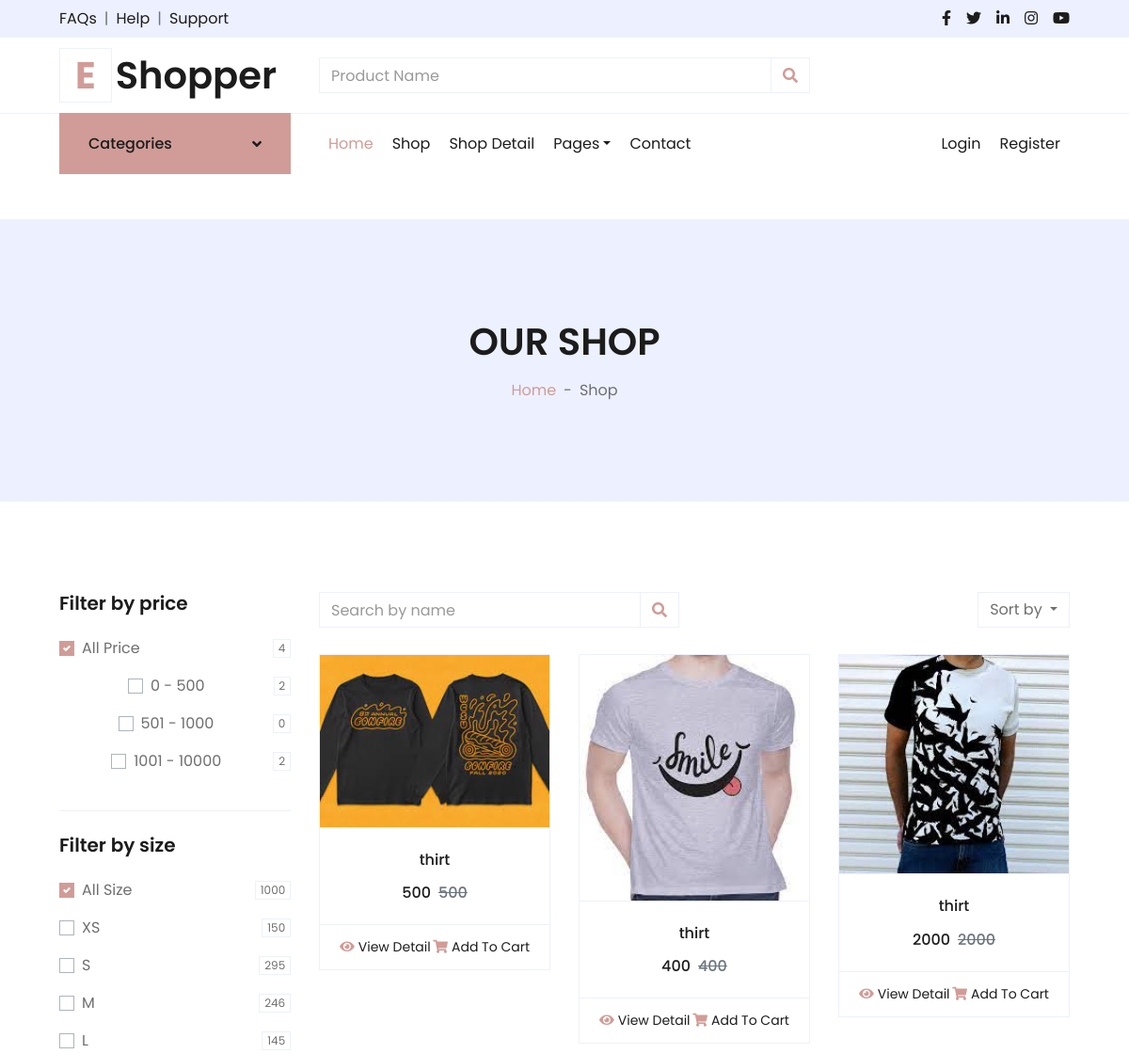
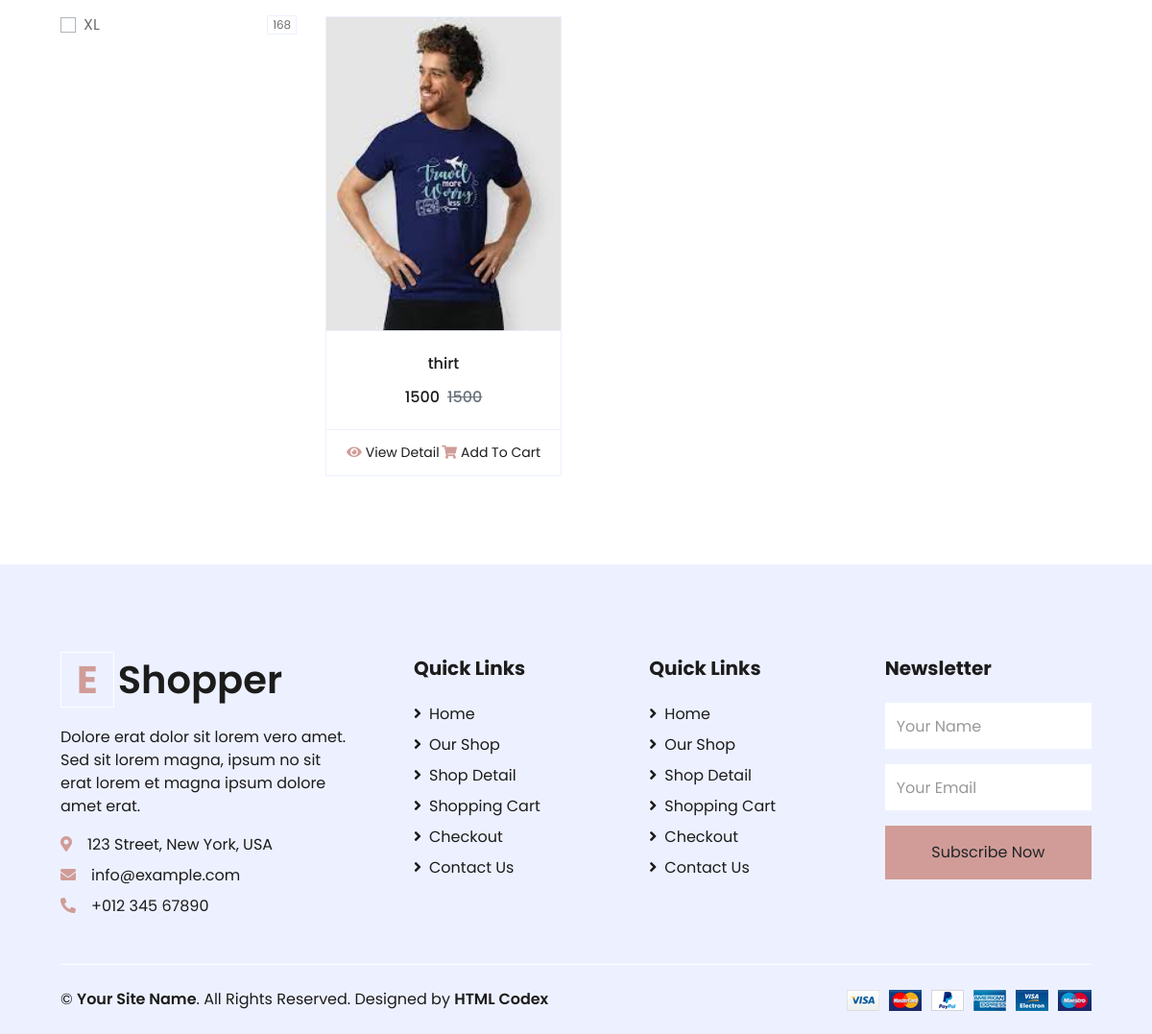
The app's page /shop/ with its own data (2 pictures, top to bottom).
### myapp/models.py (models this page shows, shortened)
class Product(models.Model):
	category=(
		('men','men'),
		('women','women'),
		('kid','kid'),
		)
	size=(
		('s','s'),
		('m','m'),
		('l','l'),
		('xl','xl'),
		('xxl','xxl'),
		('xxxl','xxxl'),
		)
	seller=models.ForeignKey(User,on_delete=models.CASCADE)
	product_category=models.CharField(max_length=100,choices=category)
	product_name=models.CharField(max_length=100)
	product_price=models.PositiveIntegerField()
	product_desc=models.TextField()
	product_size=models.CharField(max_length=100,choices=size)
	product_image=models.ImageField(upload_to="product_pic/")

### myapp/views.py (the view)
# urls.py: path('shop/',views.shop,name='shop'),
def  shop(request):
	products=Product.objects.all()
	products500=Product.objects.filter(product_price__range=(0,500))
	products1000=Product.objects.filter(product_price__range=(501,1000))
	products1001=Product.objects.filter(product_price__range=(1001,10000))
	return render(request,'shop.html',{'products':products,'products500':products500,'products1000':products1000,'products1001':products1001})

### myapp/templates/shop.html (shortened to what this page needs)
{% extends 'header.html' %}
{% load static %}
{% block content %}
<!DOCTYPE html>
<html lang="en">
<head>
</head>
<body>
    <div class="container-fluid bg-secondary mb-5">
        <div class="d-flex flex-column align-items-center justify-content-center" style="min-height: 300px">
            <h1 class="font-weight-semi-bold text-uppercase mb-3">Our Shop</h1>
            <div class="d-inline-flex">
                <p class="m-0"><a href="">Home</a></p>
                <p class="m-0 px-2">-</p>
                <p class="m-0">Shop</p>
            </div>
        </div>
    </div>
    <div class="container-fluid pt-5">
        <div class="row px-xl-5">
            <div class="col-lg-3 col-md-12">
                <div class="border-bottom mb-4 pb-4">
                    <h5 class="font-weight-semi-bold mb-4">Filter by price</h5>
                        <div class="custom-control custom-checkbox d-flex align-items-center justify-content-between mb-3">
                            <label class="custom-control-label" for="price-all">All Price</label>
                            <span class="badge border font-weight-normal">{{products.count}}</span>
                        </div>
                        <div class="custom-control custom-checkbox d-flex align-items-center justify-content-between mb-3">
                            <label class="custom-control-label" for="price-1">0 - 500</label>
                            <span class="badge border font-weight-normal">{{products500.count}}</span>
                        </div>
                        <div class="custom-control custom-checkbox d-flex align-items-center justify-content-between mb-3">
                            <label class="custom-control-label" for="price-2">501 - 1000</label>
                            <span class="badge border font-weight-normal">{{products1000.count}}</span>
                        </div>
                        <div class="custom-control custom-checkbox d-flex align-items-center justify-content-between mb-3">
                            <label class="custom-control-label" for="price-3">1001 - 10000</label>
                            <span class="badge border font-weight-normal">{{products1001.count}}</span>
                        </div>
                </div>
                <div class="mb-5">
                    <h5 class="font-weight-semi-bold mb-4">Filter by size</h5>
                    <form>
                        <div class="custom-control custom-checkbox d-flex align-items-center justify-content-between mb-3">
                            <label class="custom-control-label" for="size-all">All Size</label>
                            <span class="badge border font-weight-normal">1000</span>
                        </div>
                        <div class="custom-control custom-checkbox d-flex align-items-center justify-content-between mb-3">
                            <label class="custom-control-label" for="size-1">XS</label>
                            <span class="badge border font-weight-normal">150</span>
                        </div>
                        <div class="custom-control custom-checkbox d-flex align-items-center justify-content-between mb-3">
                            <label class="custom-control-label" for="size-2">S</label>
                            <span class="badge border font-weight-normal">295</span>
                        </div>
                        <div class="custom-control custom-checkbox d-flex align-items-center justify-content-between mb-3">
                            <label class="custom-control-label" for="size-3">M</label>
                            <span class="badge border font-weight-normal">246</span>
                        </div>
                        <div class="custom-control custom-checkbox d-flex align-items-center justify-content-between mb-3">
                            <label class="custom-control-label" for="size-4">L</label>
                            <span class="badge border font-weight-normal">145</span>
                        </div>
                        <div class="custom-control custom-checkbox d-flex align-items-center justify-content-between">
                            <label class="custom-control-label" for="size-5">XL</label>
                            <span class="badge border font-weight-normal">168</span>
                        </div>
                    </form>
                </div>
            </div>
            <div class="col-lg-9 col-md-12">
                <div class="row pb-3">
                    <div class="col-12 pb-1">
                        <div class="d-flex align-items-center justify-content-between mb-4">
                            <form action="">
                                <div class="input-group">
                                    <input type="text" class="form-control" placeholder="Search by name">
                                    <div class="input-group-append">
                                        <span class="input-group-text bg-transparent text-primary">
                                            <i class="fa fa-search"></i>
                                        </span>
                                    </div>
                                </div>
                            </form>
                            <div class="dropdown ml-4">
                                <button class="btn border dropdown-toggle" type="button" id="triggerId" data-toggle="dropdown" aria-haspopup="true"
                                        aria-expanded="false">
                                            Sort by
                                        </button>
                            </div>
                        </div>
                    </div>
                    {% for i in products %}
                    <div class="col-lg-4 col-md-6 col-sm-12 pb-1">
                        <div class="card product-item border-0 mb-4">
                            <div class="card-header product-img position-relative overflow-hidden bg-transparent border p-0">
                                <img class="img-fluid w-100" src="{{ i.product_image.url }}" alt="">
                            </div>
                            <div class="card-body border-left border-right text-center p-0 pt-4 pb-3">
                                <h6 class="text-truncate mb-3">{{ i.product_name }}</h6>
                                <div class="d-flex justify-content-center">
                                    <h6>{{ i.product_price }}</h6><h6 class="text-muted ml-2"><del>{{ i.product_price }}</del></h6>
                                </div>
                            </div>
                            <div class="card-footer d-flex justify-content-between bg-light border">
                                <a href="{% url 'productdetail' pk=i.pk %}" class="btn btn-sm text-dark p-0"><i class="fas fa-eye text-primary mr-1"></i>View Detail</a>
                                <a href="" class="btn btn-sm text-dark p-0"><i class="fas fa-shopping-cart text-primary mr-1"></i>Add To Cart</a>
                            </div>
                        </div>
                    </div>
                    {% endfor %}
                </div>
            </div>
        </div>
    </div>
</body>
</html>
{% endblock %}

### records on screen
Product: product_image (picture), product_name "thirt", product_price "500"
Product: product_image (picture), product_name "thirt", product_price "400"
Product: product_image (picture), product_name "thirt", product_price "2000"
Product: product_image (picture), product_name "thirt", product_price "1500"

### other values on screen
{{ products.count }} "4"
{{ products500.count }} "2"
{{ products1000.count }} "0"
{{ products1001.count }} "2"
